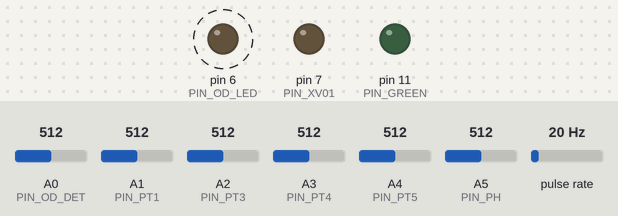
This sketch was run on a simulated Arduino Uno, built with avr-gcc and run on an emulated ATmega328P. Parts: output pins drawn as LEDs (lit = HIGH). Wiring (inferred from the names in the program): pulse sensor: data pin 2. Dashed ring = blinking. The inputs (shaded band) are chosen by the test bench; at power-on: pulse rate 20 Hz, A5 (PIN_PH) = 512, A2 (PIN_PT3) = 512, A3 (PIN_PT4) = 512, A4 (PIN_PT5) = 512, A1 (PIN_PT1) = 512, A0 (PIN_OD_DET) = 512. What the sketch prints to the serial monitor is not drawn.

Above: at 1.2 s.
1.3 s: pulse rate (sensor on pin 2) set to 196 Hz
5.5 s: A5 (PIN_PH) set to 306
9.5 s: A2 (PIN_PT3) set to 992
13.5 s: A3 (PIN_PT4) set to 992
17.5 s: A4 (PIN_PT5) set to 992
21.5 s: A1 (PIN_PT1) set to 992
Timing chart, 0 to 26.5 s (numbered marks = the images above; inputs shaded):
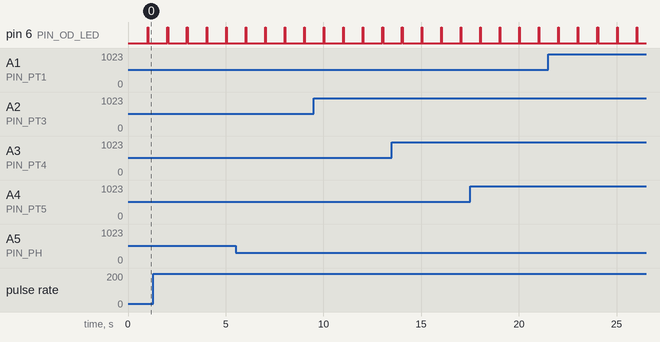

Measured:
- by itself, pin 6 (PIN_OD_LED): alternates HIGH for 0.03 s and LOW for 0.97 s

The sketch:

releaf_br01_v2.ino
```cpp
/*
  ReLeaf BR-01 — MCU firmware, protocol v2 (2026-09-24)
  Target: Arduino Uno Q, microcontroller side. The Linux side serves the
  operator page (Digital Twin/01_UI/0924UI.html) and talks to this sketch over
  USB serial.

  WHAT CHANGED FROM v1 (firmware/releaf_br01.ino, 2026-09-06)
    · The rig no longer has three lumen valves and three software-driven pumps.
      As of the 21 October scope there is ONE automated actuator pair:
        XV-01  lumen pinch valve   (OPEN / CLOSED)
        L-01   green light         (GREEN / OFF)
      The loop pump and the shell pump are set BY HAND at the pump head. This
      sketch does not drive them and must not pretend to.
    · Three channels became real measurements instead of model output:
        OD600 inline photometer, pH probe, FT-01 flow meter.
      The page therefore no longer computes flow from a pump curve.
    · Message format changed on both directions. See PROTOCOL below.

  PROTOCOL  115200 baud, newline terminated, ASCII, key=value pairs.

    IN   SET XV01=OPEN LIGHT=GREEN
         Sent by the page about every 2 s as a heartbeat, and immediately on
         any operator or twin action. Unknown keys are ignored, so the page can
         grow new fields without reflashing.

    IN   CAL ODBLANK=903.0 PHSLOPE=-5.700 PHOFF=21.340
         Pushed by the page on connect and after each calibration. Not stored
         in EEPROM on purpose: the page is the single source of truth and
         re-sends on every connect, so a reflashed board cannot run stale.

    OUT  PV OD=0.412 ODC=512 PH=7.02 FLOW=263 PT1=2.69 PT3=1.31 PT4=0.45 PT5=0.35
         One line per second. A channel whose sensor is absent or failing is
         omitted from the line rather than sent as a wrong number: the page
         treats a missing key as "no reading" and says so on screen.
         ODC is the dark-corrected detector count behind OD. The page captures
         it when the operator presses "Zero OD" and sends it back as the blank,
         so the conversion lives in one place (here) and the calibration lives
         in one place (the page's stored settings).

    OUT  ST XV01=OPEN LIGHT=GREEN LOCK=NONE UP=1234
         One line per second, after PV. Reports what the board is ACTUALLY
         doing, which is not always what was commanded: LOCK names the
         interlock in force (NONE / TMP / LINK). This is how the page can show
         an interlock without guessing.

    OUT  EV <text>
         A one-off event line (interlock fired, sensor lost, boot). Free text
         after the tag; the page logs it verbatim in the action log.

  SAFETY. The interlocks below run on this chip, every loop, and they override
  the commanded state. A browser crash, a closed laptop lid or a pulled USB
  cable cannot leave the rig in a dangerous state: after LINK_TIMEOUT_MS with
  no SET line, the board goes to its own safe state (valve OPEN, light OFF).
  Opening the pinch valve is the safe direction — a shut valve on a running
  pump is what damages the membrane.

  WIRING. Pin map matches Setup → I/O in the operator page. Edit both together.
  Sensor front-ends are isolated in the read*() functions at the bottom; if a
  probe changes, only its own function changes.
*/

// ---------------- pins ----------------
const uint8_t PIN_XV01   = 7;    // pinch valve relay/driver: HIGH = energised
const uint8_t PIN_GREEN  = 11;   // green LED ring around the reservoir (CcaS ON)
const uint8_t PIN_OD_LED = 6;    // photometer source LED
const uint8_t PIN_OD_DET = A0;   // photometer detector
const uint8_t PIN_PH     = A5;   // pH front-end analog out
const uint8_t PIN_FLOW   = 2;    // flow meter, interrupt-capable
const uint8_t PIN_PT1    = A1;   // lumen inlet
const uint8_t PIN_PT3    = A2;   // lumen outlet
const uint8_t PIN_PT4    = A3;   // shell outlet (top)
const uint8_t PIN_PT5    = A4;   // shell inlet (bottom, after the shell pump)

// XV-01 is normally-open: de-energised = OPEN = safe. If your valve is
// normally-closed, set this to false and re-test the power-loss case by hand.
const bool XV01_ENERGISE_TO_SHUT = true;

// ---------------- limits (keep in step with the page's safety table) --------
const float    TMP_CEILING_BAR  = 0.50f;   // IL-1: above this the valve opens
const float    TMP_RESET_BAR    = 0.42f;   // hysteresis, so it cannot chatter
const uint32_t LINK_TIMEOUT_MS  = 5000;    // IL-2: no SET for this long
const uint32_t SCAN_MS          = 1000;    // sensor scan and PV/ST period

// Sensor plausibility. A reading outside these is treated as a dead channel
// and omitted from PV, rather than published as a number someone might act on.
const float OD_MIN = -0.05f, OD_MAX = 4.0f;
const float PH_MIN =  2.0f,  PH_MAX = 12.0f;
const float PT_MIN = -1.0f,  PT_MAX = 29.0f;   // transducer span 0-30 psi
const float FLOW_MAX = 2000.0f;                // mL/min

// ---------------- calibration ----------------
// OD600 = OD_A * log10(I0 / I) + OD_B, I = detector counts, I0 = blank counts.
// I0 is captured by the operator with "Zero OD" on the page; it is stored
// there, not here, so a reflash cannot silently lose it. Until the page sends
// a blank the board reports raw absorbance against OD_I0_DEFAULT.
float OD_A = 1.00f, OD_B = 0.0f;
float odBlankCounts = 900.0f;          // OD_I0_DEFAULT: clean medium, set in lab

// pH = PH_SLOPE * volts + PH_OFFSET, from the 2-point buffer calibration.
float PH_SLOPE = -5.70f, PH_OFFSET = 21.34f;

// Flow meter: pulses per litre, from the datasheet, confirmed by bucket test.
const float FLOW_PULSES_PER_L = 4380.0f;

// Pressure transducers: ratiometric 0.5-4.5 V over 0-30 psi.
const float PT_PSI_PER_COUNT = 30.0f / 1023.0f;

// ---------------- commanded state ----------------
bool  cmdValveOpen = true;            // XV-01, safe default
bool  cmdLightGreen = false;          // L-01, safe default
uint32_t lastSetMs = 0;

// ---------------- measured state ----------------
// Each channel carries a validity flag. "I do not know" is a first-class
// value here: the page can only be honest if the board is.
float od = 0;    bool odOk = false;
float ph = 0;    bool phOk = false;
float flow = 0;  bool flowOk = false;
float pt1 = 0, pt3 = 0, pt4 = 0, pt5 = 0;
bool  pt1Ok = false, pt3Ok = false, pt4Ok = false, pt5Ok = false;

// ---------------- interlock state ----------------
enum Lock { LOCK_NONE, LOCK_TMP, LOCK_LINK };
Lock activeLock = LOCK_LINK;          // until the first SET arrives
bool tmpLatched = false;              // true while IL-1 holds the valve open

// Forward declarations. The Arduino IDE would generate these for us, but
// writing them out keeps the file compilable by a plain C++ compiler, which is
// what the desktop test harness uses.
void applyOutputs();
void readSensors();
void handleLine(char *line);
void sendPV();
void sendST();
bool interlockedValveOpen();
bool interlockedLightGreen();

volatile uint32_t flowPulses = 0;
uint32_t lastFlowMs = 0;

void onFlowPulse() { flowPulses++; }

void setup() {
  Serial.begin(115200);
  pinMode(PIN_XV01, OUTPUT);
  pinMode(PIN_GREEN, OUTPUT);
  pinMode(PIN_OD_LED, OUTPUT);
  pinMode(PIN_FLOW, INPUT_PULLUP);
  attachInterrupt(digitalPinToInterrupt(PIN_FLOW), onFlowPulse, FALLING);
  applyOutputs();                     // safe state before anything else
  lastFlowMs = millis();
  Serial.println("EV boot BR-01 firmware v2 protocol=2");
}

// ---------------- trans-membrane pressure ----------------
// Mean lumen minus mean shell. Needs all four transducers: with any one dead
// the number would be wrong in an unknown direction, so IL-1 falls back to
// the safe side (treats it as over-pressure) rather than to a guess.
bool tmpKnown() { return pt1Ok && pt3Ok && pt4Ok && pt5Ok; }
float tmpBar() {
  const float PSI_TO_BAR = 0.0689476f;
  return (((pt1 + pt3) - (pt4 + pt5)) * 0.5f) * PSI_TO_BAR;
}

// ---------------- interlocks ----------------
// Returns the valve position the board will actually drive.
bool interlockedValveOpen() {
  if (millis() - lastSetMs > LINK_TIMEOUT_MS) {   // IL-2: page went quiet
    if (activeLock != LOCK_LINK) { activeLock = LOCK_LINK; Serial.println("EV IL-2 link lost, safe state"); }
    return true;
  }
  // IL-1: a shut valve dead-ends the lumen. If pressure across the membrane
  // climbs past the ceiling, open regardless of what was commanded, and stay
  // open until it falls back below the reset value.
  if (!cmdValveOpen) {
    bool over = !tmpKnown() || tmpBar() > TMP_CEILING_BAR;
    if (over && !tmpLatched) {
      tmpLatched = true;
      Serial.print("EV IL-1 TMP ");
      if (tmpKnown()) Serial.print(tmpBar(), 3); else Serial.print("unknown");
      Serial.println(" bar, valve forced open");
    }
    if (tmpLatched && tmpKnown() && tmpBar() < TMP_RESET_BAR) {
      tmpLatched = false;
      Serial.println("EV IL-1 cleared, valve returns to commanded");
    }
    if (tmpLatched) { activeLock = LOCK_TMP; return true; }
  } else {
    tmpLatched = false;
  }
  activeLock = LOCK_NONE;
  return cmdValveOpen;
}

// The light has no interlock of its own, but it follows the link: with the
// page gone, nothing should be driving production.
bool interlockedLightGreen() {
  if (millis() - lastSetMs > LINK_TIMEOUT_MS) return false;
  return cmdLightGreen;
}

void applyOutputs() {
  bool open = interlockedValveOpen();
  bool shut = !open;
  digitalWrite(PIN_XV01, XV01_ENERGISE_TO_SHUT ? shut : open);
  digitalWrite(PIN_GREEN, interlockedLightGreen());
}

// ---------------- sensor reads ----------------
// Each returns true if the reading is trustworthy. Keep the hardware detail
// inside these functions: everything above works in engineering units.

bool readPressure(uint8_t pin, float &out) {
  int raw = analogRead(pin);
  // A floating input sits near 0 or full scale; a wired transducer never does.
  if (raw < 5 || raw > 1018) return false;
  float psi = raw * PT_PSI_PER_COUNT;
  if (psi < PT_MIN || psi > PT_MAX) return false;
  out = psi;
  return true;
}

// Inline photometer. Dark reading first, then lit, so ambient light and the
// detector's own offset subtract out. Median of 5 rejects a bubble passing
// the window during the measurement; the page also takes a median over 6 min.
float lastODCounts = 0;      // dark-corrected detector counts behind `od`
bool odCountsOk = false;

bool readOD(float &out) {
  int lit[5];
  digitalWrite(PIN_OD_LED, LOW);
  delay(5);
  long dark = 0;
  for (int i = 0; i < 5; i++) { dark += analogRead(PIN_OD_DET); delay(2); }
  dark /= 5;
  digitalWrite(PIN_OD_LED, HIGH);
  delay(20);                                  // let the LED settle
  for (int i = 0; i < 5; i++) { lit[i] = analogRead(PIN_OD_DET); delay(2); }
  digitalWrite(PIN_OD_LED, LOW);
  for (int i = 1; i < 5; i++)                 // insertion sort, n = 5
    for (int j = i; j > 0 && lit[j - 1] > lit[j]; j--) { int t = lit[j]; lit[j] = lit[j - 1]; lit[j - 1] = t; }
  float I = lit[2] - dark;
  lastODCounts = I;
  odCountsOk = (I >= 2);
  if (I < 2) return false;                    // detector saturated or unlit
  float blank = odBlankCounts - dark;
  if (blank < 2) return false;
  float val = OD_A * log10(blank / I) + OD_B;
  if (val < OD_MIN || val > OD_MAX) return false;
  out = val;
  return true;
}

bool readPH(float &out) {
  int raw = analogRead(PIN_PH);
  if (raw < 5 || raw > 1018) return false;
  float volts = raw * (5.0f / 1023.0f);
  float val = PH_SLOPE * volts + PH_OFFSET;
  if (val < PH_MIN || val > PH_MAX) return false;
  out = val;
  return true;
}

// Flow meter: pulses counted by the interrupt, divided by the interval.
// Zero pulses is a legitimate zero (pump off), not a fault, so this stays
// valid at 0 — the page decides whether zero flow is a problem.
bool readFlow(float &out) {
  uint32_t now = millis();
  uint32_t dt = now - lastFlowMs;
  if (dt < 500) return flowOk;                // too short to be meaningful
  noInterrupts();
  uint32_t pulses = flowPulses;
  flowPulses = 0;
  interrupts();
  lastFlowMs = now;
  float mlPerMin = (pulses / FLOW_PULSES_PER_L) * 1000.0f * (60000.0f / dt);
  if (mlPerMin > FLOW_MAX) return false;
  out = mlPerMin;
  return true;
}

void readSensors() {
  odOk   = readOD(od);
  phOk   = readPH(ph);
  flowOk = readFlow(flow);
  pt1Ok  = readPressure(PIN_PT1, pt1);
  pt3Ok  = readPressure(PIN_PT3, pt3);
  pt4Ok  = readPressure(PIN_PT4, pt4);
  pt5Ok  = readPressure(PIN_PT5, pt5);
}

// ---------------- incoming lines ----------------
void handleLine(char *line) {
  if (!strncmp(line, "SET", 3)) {
    for (char *tok = strtok(line + 3, " "); tok; tok = strtok(NULL, " ")) {
      char *eq = strchr(tok, '='); if (!eq) continue;
      *eq = 0; char *key = tok, *val = eq + 1;
      if      (!strcmp(key, "XV01"))  cmdValveOpen  = !strcmp(val, "OPEN");
      else if (!strcmp(key, "LIGHT")) cmdLightGreen = !strcmp(val, "GREEN");
      // Unknown keys ignored on purpose: the page may send fields this
      // firmware predates. Never fail a whole line over one token.
    }
    if (activeLock == LOCK_LINK) Serial.println("EV link restored");
    lastSetMs = millis();
    applyOutputs();
    return;
  }
  // CAL lets the page push calibration down after the operator does it, so
  // the board's own numbers agree with the screen. Values are not persisted:
  // the page re-sends them on connect, which keeps one source of truth.
  if (!strncmp(line, "CAL", 3)) {
    for (char *tok = strtok(line + 3, " "); tok; tok = strtok(NULL, " ")) {
      char *eq = strchr(tok, '='); if (!eq) continue;
      *eq = 0; char *key = tok; float v = atof(eq + 1);
      if      (!strcmp(key, "ODBLANK")) odBlankCounts = v;
      else if (!strcmp(key, "ODA"))     OD_A = v;
      else if (!strcmp(key, "ODB"))     OD_B = v;
      else if (!strcmp(key, "PHSLOPE")) PH_SLOPE = v;
      else if (!strcmp(key, "PHOFF"))   PH_OFFSET = v;
    }
    Serial.println("EV calibration updated");
    return;
  }
}

// ---------------- outgoing lines ----------------
void sendPV() {
  Serial.print("PV");
  if (odOk)       { Serial.print(" OD=");  Serial.print(od, 4); }
  if (odCountsOk) { Serial.print(" ODC="); Serial.print(lastODCounts, 1); }
  if (phOk)   { Serial.print(" PH=");   Serial.print(ph, 2); }
  if (flowOk) { Serial.print(" FLOW="); Serial.print(flow, 1); }
  if (pt1Ok)  { Serial.print(" PT1=");  Serial.print(pt1, 2); }
  if (pt3Ok)  { Serial.print(" PT3=");  Serial.print(pt3, 2); }
  if (pt4Ok)  { Serial.print(" PT4=");  Serial.print(pt4, 2); }
  if (pt5Ok)  { Serial.print(" PT5=");  Serial.print(pt5, 2); }
  Serial.println();
}

void sendST() {
  Serial.print("ST XV01=");  Serial.print(interlockedValveOpen() ? "OPEN" : "CLOSED");
  Serial.print(" LIGHT=");   Serial.print(interlockedLightGreen() ? "GREEN" : "OFF");
  Serial.print(" LOCK=");
  Serial.print(activeLock == LOCK_TMP ? "TMP" : activeLock == LOCK_LINK ? "LINK" : "NONE");
  Serial.print(" UP=");      Serial.println(millis() / 1000);
}

void loop() {
  static char buf[128]; static uint8_t n = 0;
  while (Serial.available()) {
    char c = Serial.read();
    if (c == '\n' || c == '\r') { if (n) { buf[n] = 0; handleLine(buf); n = 0; } }
    else if (n < sizeof(buf) - 1) buf[n++] = c;
    else n = 0;                                 // overlong line: drop it
  }

  static uint32_t lastScan = 0;
  if (millis() - lastScan >= SCAN_MS) {
    lastScan = millis();
    readSensors();
    applyOutputs();          // re-assert every scan: interlocks may have changed
    sendPV();
    sendST();
  }
}
```
